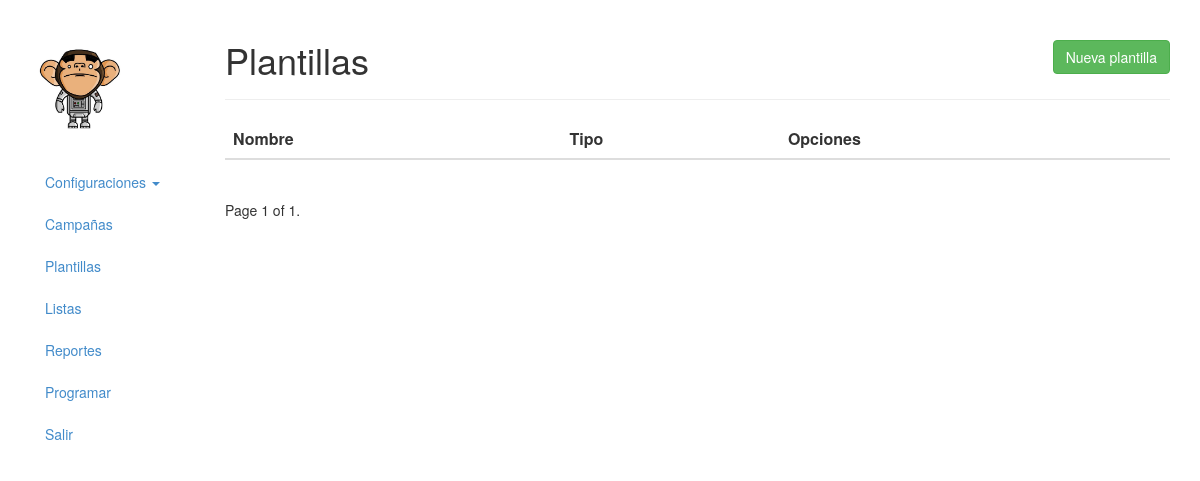
/template/ (signed in), run on an earlier commit of the app's database.
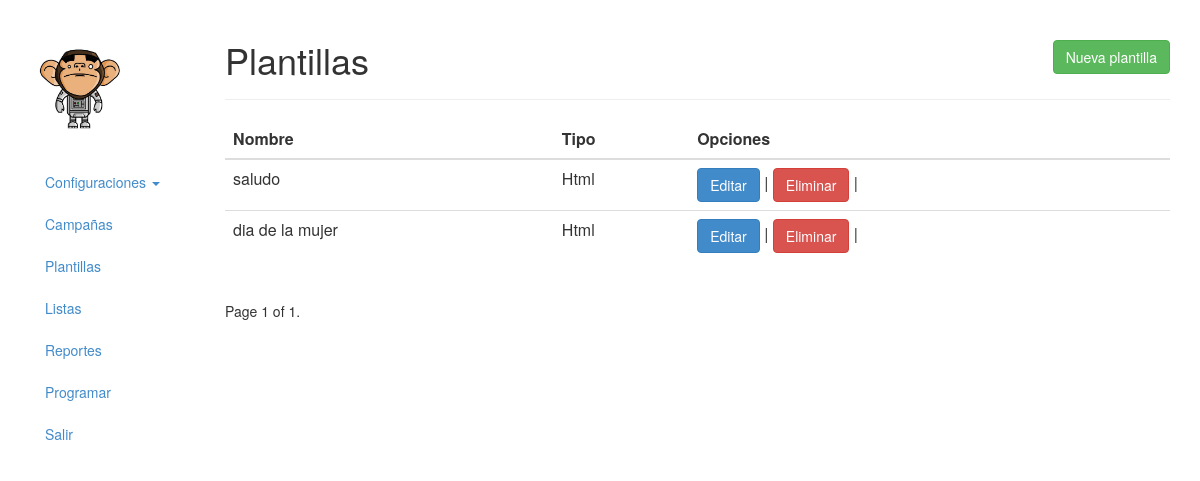
And on a later commit of the database.
### apps/mail/models/Template.py (models this page shows, shortened)
class Template(models.Model):
    TYPE_TEXT = 1
    TYPE_HTML = 2
    CHOICE_TYPES = (
        (TYPE_TEXT,'Texto'),
        (TYPE_HTML,'Html'),
    )
    type = models.SmallIntegerField(
        choices=CHOICE_TYPES,
        default=TYPE_TEXT,
        verbose_name='Tipo',
    )
    name = models.CharField(
        max_length=45,
        verbose_name='Nombre',
    )
    content = models.TextField(
        verbose_name='Cuerpo del mensaje',
    )
    created = models.DateTimeField(
        auto_now_add=True,
        editable=False
    )
    modified = models.DateTimeField(
        editable=False,
        auto_now=True
    )
    class Meta:
        app_label = 'mail'

### apps/mail/views/Template.py (the view)
class TemplateView(LoginRequiredMixin, ListView):
    model = Template
    paginate_by = settings.PAGINATE_SIZE
    template_name = 'template/list.html'

### apps/mail/templates/template/list.html (shortened to what this page needs)
{% extends 'base.html' %}
{% block content %}
    <div class="page-header">
        <div class="tools">
            <a href="{% url "template_create_view" %}" class="btn btn-success button-header">
                Nueva plantilla</a>
        </div>
        <h1 class="header-title">Plantillas</h1>
    </div>
    <table class="table table-hover">
        <thead>
        <tr>
            <th>Nombre</th>
            <th>Tipo</th>
            <th>Opciones</th>
        </tr>
        </thead>
        <tbody>
        {% for template in object_list %}
            <tr>
                <td>{{ template.name }}</td>
                <td>{{ template.get_type_display }}</td>
                <td>
                    <a class="btn btn-primary" href="{% url "template_update_view" template.pk %}">Editar</a> |
                    <a class="btn btn-danger deletePermission" data-toggle="modal" data-target="#modalDelete" data-id="{{ template.id }}">Eliminar</a> |
                </td>
            </tr>
        {% endfor %}
        </tbody>
    </table>
    <div class="pagination">
        <span class="step-links">
            <span class="current">
                Page {{ page_obj.number }} of {{ paginator.num_pages }}.
            </span>
        </span>
    </div>
{% endblock content %}

What changed in the data, as far as the page shows it:
added Template: name "saludo", type "Html"
added Template: name "dia de la mujer", type "Html"
